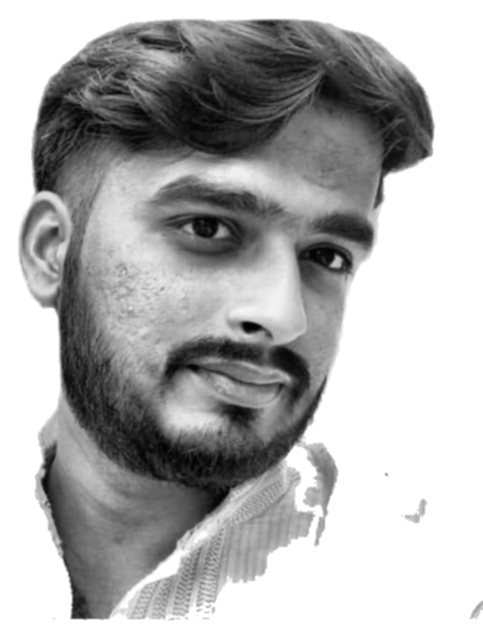
#> input picture assets/source-prepped.png, 483 x 639 px
$ python make_ascii_svg.py
#> lines starting #> are read from the running program, lines starting #| are printed output that depends on the picture
from pathlib import Path
import cv2
import html
import math

ROOT = Path(__file__).resolve().parents[1]
SRC = ROOT / 'assets' / 'source-prepped.png'
OUT = ROOT / 'adarsh-ascii.svg'

RAMP = " .`:-=+*cs#%@"
COLS = 58
ROWS = 42
CELL_W = 6.3
CELL_H = 9.0
WIDTH = int(COLS * CELL_W)
HEIGHT = int(ROWS * CELL_H)

img = cv2.imread(str(SRC), cv2.IMREAD_GRAYSCALE)
#> img is the input picture: shape (639, 483); min 2, max 255, mean 175.7
if img is None:
    raise SystemExit(f'Missing {SRC}. Run prep_photo.py first.')

# Correct for character aspect ratio: terminal glyphs are taller than wide.
target_h = int(img.shape[0] * COLS / img.shape[1] * 0.55)
#> target_h = 42
target_h = min(max(target_h, 30), ROWS)
small = cv2.resize(img, (COLS, target_h), interpolation=cv2.INTER_AREA)
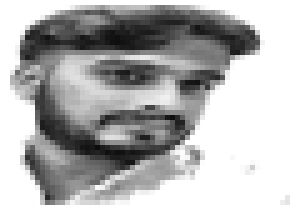
#> small: shape (42, 58) (shown 5 times larger); min 12, max 255, mean 175.7
canvas = 255 * __import__('numpy').ones((ROWS, COLS), dtype='uint8')
off = (ROWS - target_h) // 2
#> off = 0
canvas[off:off + target_h] = small

rows = []
for r in range(ROWS):
    chars = []
    for c in range(COLS):
        v = int(canvas[r, c])
        idx = round((255 - v) / 255 * (len(RAMP) - 1))
        chars.append(RAMP[idx])
    rows.append(''.join(chars).rstrip())
#> after the loop, rows = 42 items

parts = [f'''<svg xmlns="http://www.w3.org/2000/svg" width="{WIDTH}" height="{HEIGHT}" viewBox="0 0 {WIDTH} {HEIGHT}">
<style>
  :root {{ --ascii-fg: #58606a; --ascii-cursor: #8f98a3; }}
  @media (prefers-color-scheme: dark) {{
    :root {{ --ascii-fg: #d5dbe3; --ascii-cursor: #f0f6fc; }}
  }}
</style>
<g fill="var(--ascii-fg)" font-family="ui-monospace,SFMono-Regular,Menlo,Monaco,Consolas,monospace" font-size="8" xml:space="preserve">''']

for r, text in enumerate(rows):
    y = (r + 1) * CELL_H - 2
    delay = r * 0.055
    dur = 0.42
    escaped = html.escape(text)
    # Clip wipe + cursor-like edge. SMIL is self-contained in the SVG.
    parts.append(f'''<clipPath id="clip{r}"><rect x="0" y="{r*CELL_H}" width="{WIDTH}" height="{CELL_H + 2}">
  <animate attributeName="width" from="0" to="{WIDTH}" dur="{dur}s" begin="{delay:.3f}s" fill="freeze"/>
</rect></clipPath>
<text x="0" y="{y:.1f}" clip-path="url(#clip{r})">{escaped}</text>
<rect x="0" y="{r*CELL_H}" width="2" height="{CELL_H + 2}" fill="var(--ascii-cursor)" opacity="0">
  <animate attributeName="x" from="0" to="{WIDTH-2}" dur="{dur}s" begin="{delay:.3f}s" fill="freeze"/>
  <animate attributeName="opacity" values="0;1;1;0" keyTimes="0;0.05;0.92;1" dur="{dur}s" begin="{delay:.3f}s" fill="freeze"/>
</rect>''')
#> this loop made 42 passes
#> (y, delay) on passes 2 to 13: (16, 0.055), (25, 0.11), (34, 0.165), (43, 0.22), (52, 0.275), (61, 0.33), (70, 0.385), (79, 0.44), (88, 0.495), (97, 0.55), (106, 0.605), (115, 0.66)
#> (text, y, delay, escaped) on passes 1, 25, 26, 27, 28, 29: ('', 7, 0, ''), ('       *%###sc+=-=+*#s*cc****++==+c##+=:', 223, 1.32, '       *%###sc+=-=+*#s*cc****++==+c##+=:'), ('       =%##ssc**+++**=-:-=--+++++cc##++.', 232, 1.38, '       =%##ssc**+++**=-:-=--+++++cc##++.'), ('       -c####sccsc*=-:::-+*c*++--+cs*s:', 241, 1.43, '       -c####sccsc*=-:::-+*c*++--+cs*s:'), ('     .:-=c####s#s#s=:````:+s%#c==+**s=', 250, 1.49, '     .:-=c####s#s#s=:````:+s%#c==+**s='), ('    .---==*s####%%%s+=====+**c*++css-', 259, 1.54, '    .---==*s####%%%s+=====+**c*++css-')
#> after the loop, parts = 43 items

parts.append('</g></svg>')
OUT.write_text('\n'.join(parts), encoding='utf-8')
print(f'Wrote {OUT}')
